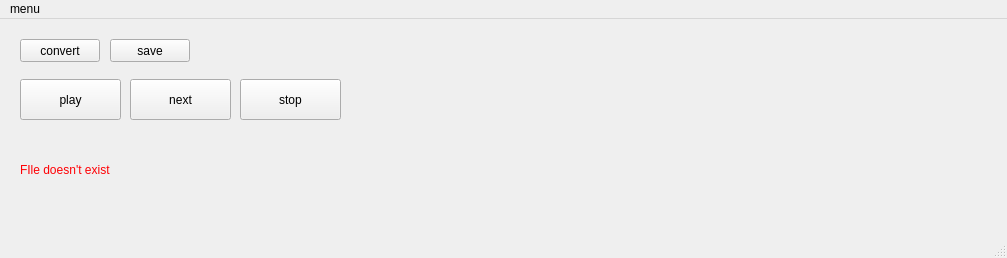
<?xml version="1.0" encoding="UTF-8"?>
<ui version="4.0">
 <class>MainWindow</class>
 <widget class="QMainWindow" name="MainWindow">
  <property name="geometry">
   <rect>
    <x>0</x>
    <y>0</y>
    <width>1007</width>
    <height>258</height>
   </rect>
  </property>
  <property name="windowTitle">
   <string>MainWindow</string>
  </property>
  <widget class="QWidget" name="centralWidget">
   <widget class="QPushButton" name="convertBtn">
    <property name="geometry">
     <rect>
      <x>20</x>
      <y>20</y>
      <width>80</width>
      <height>23</height>
     </rect>
    </property>
    <property name="text">
     <string>convert</string>
    </property>
   </widget>
   <widget class="QPushButton" name="playPauseBtn">
    <property name="geometry">
     <rect>
      <x>20</x>
      <y>60</y>
      <width>101</width>
      <height>41</height>
     </rect>
    </property>
    <property name="text">
     <string>play</string>
    </property>
   </widget>
   <widget class="QPushButton" name="nextBtn">
    <property name="geometry">
     <rect>
      <x>130</x>
      <y>60</y>
      <width>101</width>
      <height>41</height>
     </rect>
    </property>
    <property name="text">
     <string>next</string>
    </property>
   </widget>
   <widget class="QPushButton" name="saveBtn">
    <property name="geometry">
     <rect>
      <x>110</x>
      <y>20</y>
      <width>80</width>
      <height>23</height>
     </rect>
    </property>
    <property name="text">
     <string>save</string>
    </property>
   </widget>
   <widget class="QLabel" name="TextStatus">
    <property name="geometry">
     <rect>
      <x>20</x>
      <y>120</y>
      <width>971</width>
      <height>61</height>
     </rect>
    </property>
    <property name="cursor">
     <cursorShape>IBeamCursor</cursorShape>
    </property>
    <property name="styleSheet">
     <string notr="true">color: rgb(255, 0, 4);</string>
    </property>
    <property name="text">
     <string>FIle doesn't exist</string>
    </property>
   </widget>
   <widget class="QPushButton" name="stopBtn">
    <property name="geometry">
     <rect>
      <x>240</x>
      <y>60</y>
      <width>101</width>
      <height>41</height>
     </rect>
    </property>
    <property name="text">
     <string>stop</string>
    </property>
   </widget>
  </widget>
  <widget class="QMenuBar" name="menuBar">
   <property name="geometry">
    <rect>
     <x>0</x>
     <y>0</y>
     <width>1007</width>
     <height>27</height>
    </rect>
   </property>
   <widget class="QMenu" name="menuButton">
    <property name="title">
     <string>menu</string>
    </property>
    <addaction name="actionOpen"/>
   </widget>
   <addaction name="menuButton"/>
  </widget>
  <widget class="QStatusBar" name="statusBar"/>
  <action name="actionRecord">
   <property name="text">
    <string>Record</string>
   </property>
  </action>
  <action name="actionOpen">
   <property name="text">
    <string>Open...</string>
   </property>
  </action>
 </widget>
 <layoutdefault spacing="6" margin="11"/>
 <resources/>
 <connections/>
</ui>
